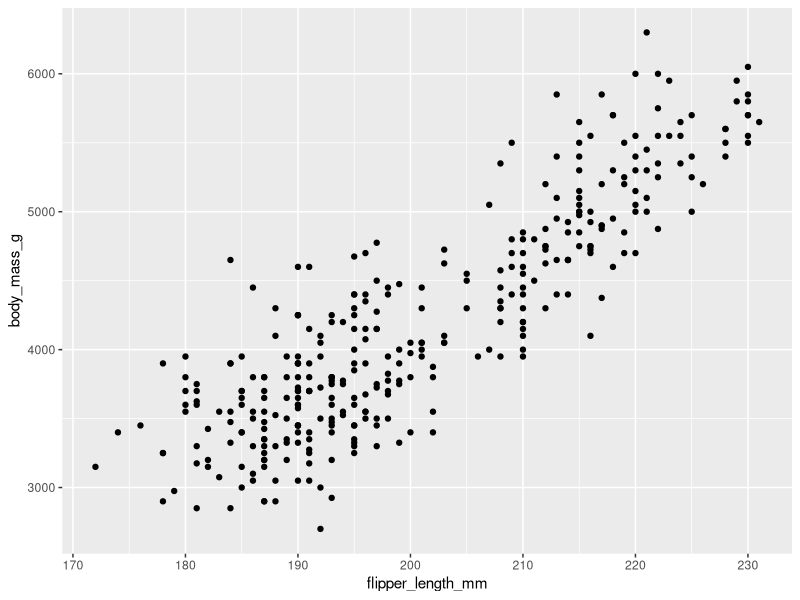
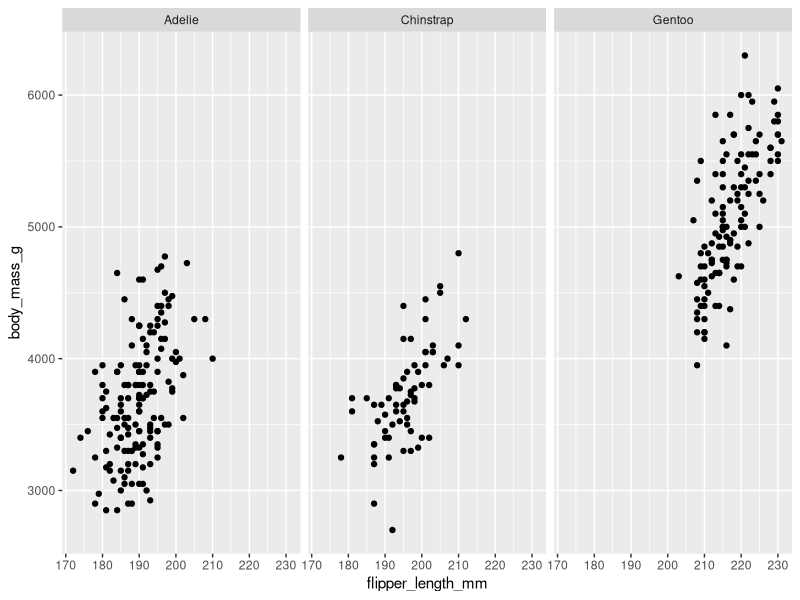
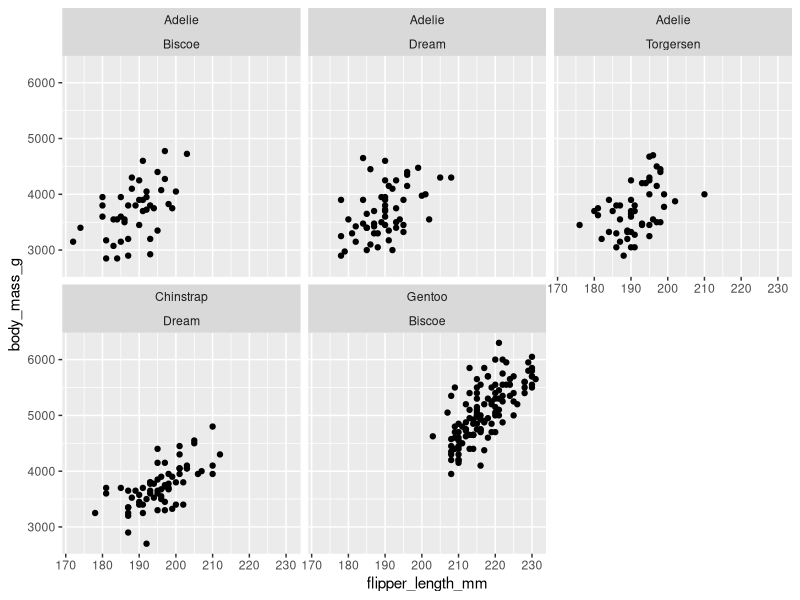
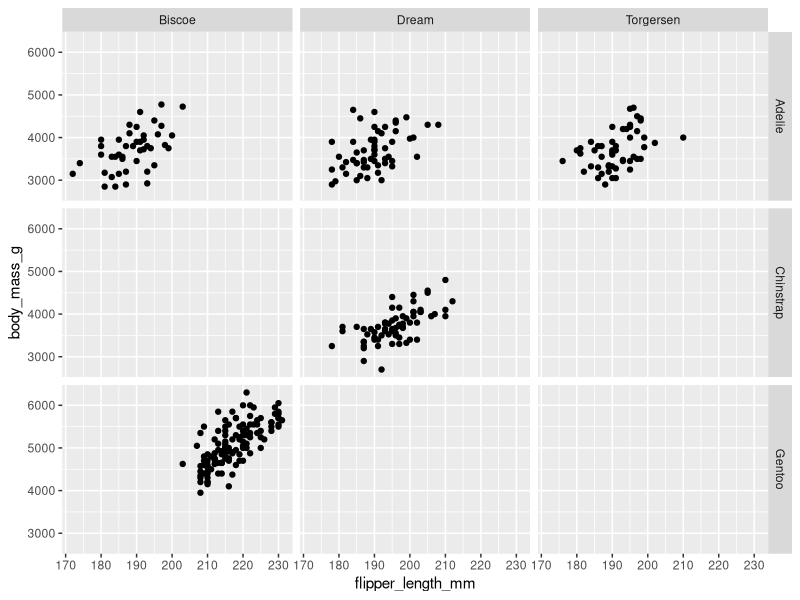
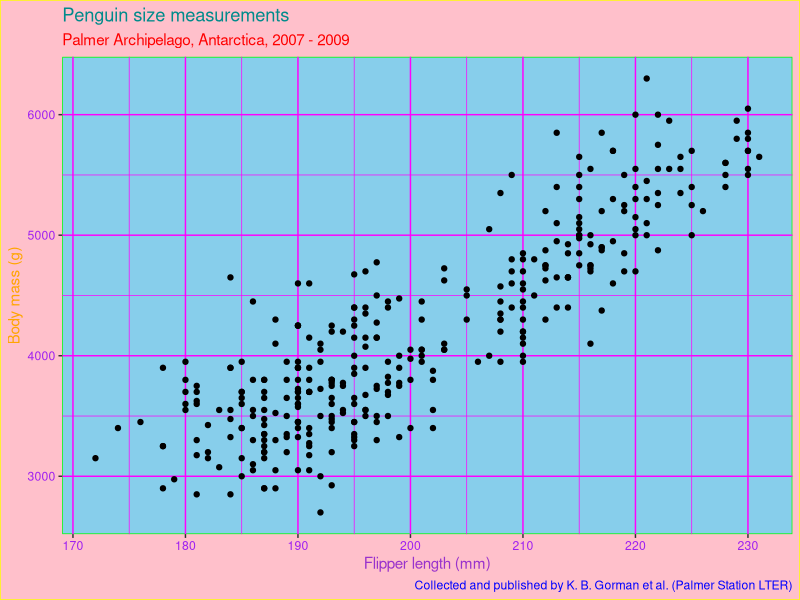

Generate these figures, in order, with R:
# facet_wrap versus facet_grid example

library(tidyverse)
library(palmerpenguins)

# No facetting:
ggplot(data = penguins, aes(x = flipper_length_mm, y = body_mass_g)) +
  geom_point()

# Wraps only by species
ggplot(data = penguins, aes(x = flipper_length_mm, y = body_mass_g)) +
  geom_point() +
  facet_wrap(~species)

# Graphs separated by species & island, then wrapped
ggplot(data = penguins, aes(x = flipper_length_mm, y = body_mass_g)) +
  geom_point() +
  facet_wrap(species ~ island)

# Graphs gridded by species and island, includes no data combos
ggplot(data = penguins, aes(x = flipper_length_mm, y = body_mass_g)) +
  geom_point() +
  facet_grid(species ~ island)


ggplot(data = penguins, aes(x = flipper_length_mm, y = body_mass_g)) +
  geom_point() +
  labs(x = "Flipper length (mm)",
       y = "Body mass (g)",
       title = "Penguin size measurements",
       subtitle = "Palmer Archipelago, Antarctica, 2007 - 2009",
       caption = "Collected and published by K. B. Gorman et al. (Palmer Station LTER)") +
  theme(axis.text = element_text(color = "purple"),
        axis.title.x = element_text(color = "darkorchid"),
        axis.title = element_text(color = "orange"),
        plot.title = element_text(color = "cyan4"),
        plot.subtitle = element_text(color = "red"),
        plot.caption = element_text(color = "blue"),
        plot.background = element_rect(color = "yellow", fill = "pink"),
        panel.background = element_rect(color = "green", fill = "skyblue"),
        panel.grid = element_line(color = "magenta"))
